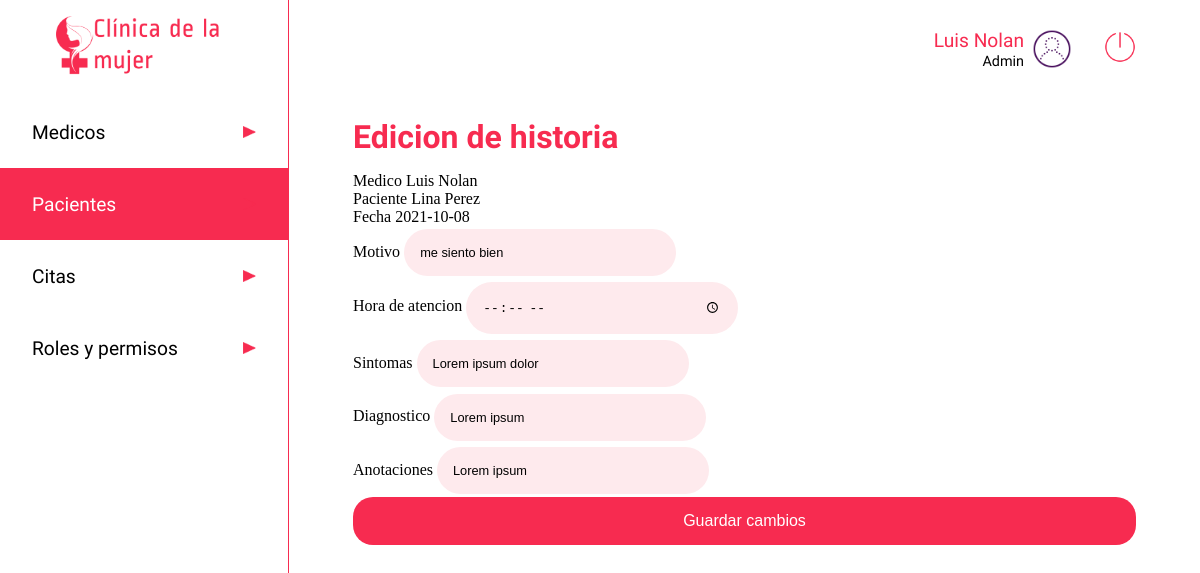
The page /historia-clinica/1/editar (signed in) on the database its author committed.
### app.py (models this page shows, shortened)
class users(db.Model):
    __tablename__ = 'users'
    cedula = db.Column(db.Integer, primary_key=True)
    nombre=db.Column(db.String)
    apellido=db.Column(db.String)
    nacimiento=db.Column(db.String)
    eps=db.Column(db.String)
    email=db.Column(db.String, unique=True)
    telefono=db.Column(db.Integer)
    dir=db.Column(db.String)
    ciudad=db.Column(db.String)
    password=db.Column(db.String)
    rol =db.Column(db.String)
    especialidad = db.Column(db.String)
    estado = db.Column(db.Boolean)

class citas(db.Model):
    __tablename__ = 'citas'
    cita_id=db.Column(db.Integer, primary_key=True)
    medico_id = db.Column(db.Integer, nullable=False)
    paciente_id = db.Column(db.Integer, nullable=False)
    fecha = db.Column(db.String)
    motivo = db.Column(db.String(500))
    estado = db.Column(db.Boolean)
    hora_atencion = db.Column(db.String)
    sintomas = db.Column(db.String)
    diagnostico = db.Column(db.String)
    anotaciones = db.Column(db.String)
    calificacion = db.Column(db.Integer)
    calificacion_obs = db.Column(db.String)

### app.py (the view, shortened to what this page needs)
@app.route('/historia-clinica/<cita>/editar', methods=['GET', 'POST'])
def edit_historia(cita):
    if 'usuarioIngresado' in session:
        citass = citas.query.filter_by(cita_id=cita).first()
        medicos = users.query.filter_by(rol='medico')
        pacientes = users.query.filter_by(rol='paciente')
        usuario = users.query.filter_by(cedula=int(session['usuarioIngresado'])).first()
        return render('edithistoria.html', row=usuario, data=citass, listamedicos=medicos, listapacientes=pacientes)
    else:
        return render('acceso-denegado.html')

### templates/edithistoria.html (shortened to what this page needs)
<!DOCTYPE html>
<html lang="es">
<head>
    <link rel="stylesheet" type="text/css" href="{{ url_for('static', filename='css/stylelist.css')}}">
</head>
<body>
    <header class="header">
        <a href="/dashboard" type="button" class="btn"><img src="{{ url_for('static', filename='images/iconoclinica.png')}}" class="logo" alt="Clinica de la mujer"></a>
        <nav>
            <ul class="menu">
                <li class="menuitems"><a href="/medico" class="menulink"><span>Medicos</span><img src="{{ url_for('static', filename='images/triangulo.png')}}" class="flecha" alt=""></a></li>
                <li class="menuitems"><a href="/paciente" class="menuselect"><span>Pacientes</span><img src="{{ url_for('static', filename='images/triangulo.png')}}" class="flecha" alt=""></a></li>
                <li class="menuitems"><a href="/listado-citas" class="menulink"><span>Citas</span><img src="{{ url_for('static', filename='images/triangulo.png')}}" class="flecha" alt=""></a></li>
                <li class="menuitems"><a href="/roles" class="menulink"><span>Roles y permisos</span><img src="{{ url_for('static', filename='images/triangulo.png')}}" class="flecha" alt=""></a></li>
            </ul>
        </nav>
    </header>
    <main class="main">
        <div class="searchuser">
            <div>
                <div class="perfil">
                    <div>
                        <span class="nameuser">{{ row ['nombre'] }} {{ row ['apellido'] }}</span><br>
                        <span class="roluser">Admin</span>
                    </div>
                    <img src="{{ url_for('static', filename='images/test_account_100px.png')}}"  class="profile" alt="">
                    <a href="/logout" type="button" class="btn"><img src="{{ url_for('static', filename='images/off.png')}}" class="logout" alt="Cerrar sesion"></a>
                </div>
            </div>
        </div>
        <div class="cuerpo">
            <h1 class="titulo"><span style="color:#F72B50">Edicion de historia</h1>
            <form action="/historia-clinica/{{ data.cita_id }}/editar" method="POST">
                <span>Medico </span>
                {% for l in listamedicos %}
                    {% if data.medico_id == l.cedula%}
                        <span>{{l.nombre}} {{l.apellido}}</span> <br>
                    {% endif%}
                {% endfor %}
                <span>Paciente </span>
                {% for l in listapacientes %}
                    {% if data.paciente_id == l.cedula%}
                        <span>{{l.nombre}} {{l.apellido}}</span> <br>
                    {% endif%}
                {% endfor %}
                <span>Fecha </span>{{ data.fecha }}<br>
                <span>Motivo </span><input class="textfield" type="textarea" name="motivo" value="{{ data.motivo }}"> <br>
                <span>Hora de atencion </span><input class="textfield" type="time" name="hora_atencion" value="{{ data.hora_atencion }}"> <br>
                <span>Sintomas </span><input class="textfield" type="textarea" name="sintomas" value="{{ data.sintomas }}"> <br>
                <span>Diagnostico </span><input class="textfield" type="textarea" name="diagnostico" value="{{ data.diagnostico }}"> <br>
                <span>Anotaciones </span><input class="textfield" type="textarea" name="anotaciones" value="{{ data.anotaciones }}"> <br>
                <input class="boton__registro" type="submit" value="Guardar cambios"> <br>
            </form>
    </main>
</body>
</html>

### static/css/stylelist.css (style rules this page uses)
* { padding: 0; margin: 0; }
body { display: flex; }
.boton__registro { height: 3rem; width: 100%; background: #F72B50; color:white; font-size:1rem; border-radius: 20px; border: none; margin: auto; }
.cuerpo { margin-top: 3rem; width: 100%; }
.flecha { width: 0.8rem; height: 0.8rem; }
.perfil { display: inline-flex; align-items: center; text-align: right; margin-left: 2rem; justify-content: flex-end; }
.header { margin:0; display: inline-block; width: 18rem; height: 100vh; border-color: #F72B50; justify-content: center; }
.logo { display: block; height: 4rem; margin: auto; padding: 1rem; }
.logout { height: 2rem; margin-left: 2rem; }
.main { width: calc(100% - 18rem); padding: 1.8rem 4rem; border-left: 0.1rem solid #F72B50; }
.menu { font-family: 'Average Sans', sans-serif; list-style: none; color: black; }
.menulink { display: inline-flex; font-size: 1.2rem; width: 14rem; height: 1.5rem; padding: 1.5rem 2rem; text-decoration: none; color: black; background-color: white; justify-content: space-between; align-items: center; margin: 0; }
.menuselect { display: inline-flex; font-size: 1.2rem; width: 14rem; height: 1.5rem; padding: 1.5rem 2rem; text-decoration: none; color: black; background-color: #F72B50; color: white; justify-content: space-between; align-items: center; margin: 0; }
.nameuser { font-family: 'Ropa Sans', sans-serif; font-size: 1.2rem; color: #F72B50; }
.roluser { font-family: 'Ropa Sans', sans-serif; font-size: 0.9rem; }
.textfield { margin: 0.2rem 0; width: 15rem; padding: 1rem; background: #FEEAED; border: none; font-size: 0.8rem; color: black; border-radius: 1.6875rem; outline: none; }
.profile { height: 2.5rem; margin-left: 0.5rem; }
.searchuser { display: flex; align-items: center; justify-content: flex-end; width: 100%; }
.titulo { font-size: 2rem; font-family: 'Ropa Sans', sans-serif; margin-bottom: 1rem; }

### rows shown on the page
users: nombre "Luis", apellido "Nolan"
users: nombre "Lina", apellido "Perez"
citas: fecha "2021-10-08", motivo "me siento bien", sintomas "Lorem ipsum dolor", diagnostico "Lorem ipsum", anotaciones "Lorem ipsum"
